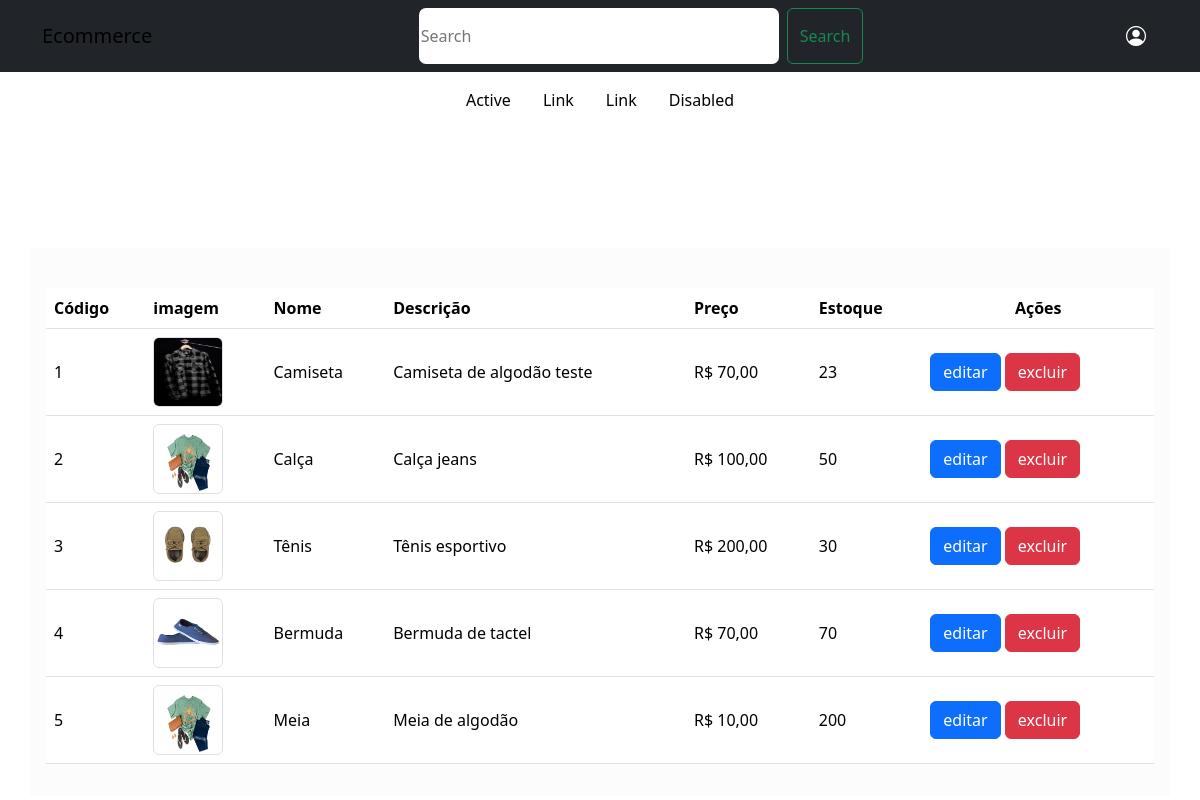
Screenshot of /produtos (signed in) with the database file from the repository.
### tables this page shows
CREATE TABLE tb_produto
    (
        id INTEGER PRIMARY KEY AUTOINCREMENT,
        nome TEXT NOT NULL,
        descricao TEXT,
        preco REAL NOT NULL,
        quantidade INTEGER NOT NULL,
        imagem_path TEXT
    );

### src/controllers/ListagemProdutoController.php (called while the page is built, shortened)
<?php
class ListagemProdutoController {
    public static function view(){
        $produto = new ProdutoModel();
        return require_once "../views/produtos.php";
    }
}

### config/conexao.php (called while the page is built, shortened)
<?php
class Conexao{
    public function getConexao(){
        $banco  = "../db_ecommerce.sqlite";
        return new PDO("sqlite:".$banco);
    }
}
$con = new Conexao();
$con->getConexao()->exec(
    "CREATE TABLE IF NOT EXISTS tb_produto
    (
        id INTEGER PRIMARY KEY AUTOINCREMENT,
        nome TEXT NOT NULL,
        descricao TEXT,
        preco REAL NOT NULL,
        quantidade INTEGER NOT NULL,
        imagem_path TEXT
    );"
);
$columns = $con->getConexao()->query("PRAGMA table_info(tb_produto);")->fetchAll(PDO::FETCH_ASSOC);
$result = $con->getConexao()->query("SELECT * FROM tb_produto;")->fetchAll(PDO::FETCH_ASSOC);

### src/models/ProdutoModel.php (called while the page is built, shortened)
<?php
class ProdutoModel extends Conexao {
    private $table = "tb_produto";
    public function getAllProdutos(): array {
        $array = $this->getConexao()->query("SELECT * FROM {$this->table};");
        return $array->fetchAll(PDO::FETCH_ASSOC);
    }
}

### views/produtos/produtos.php (the view)
<!DOCTYPE html>
<?php require_once "head.php"; ?>
<body class="">
    <?php require_once "nav.php"; ?>
    <br>
    <br>
    <br>
    <br>
    <br>
    <div class="container bg-light-subtle p-3">
        <table class="table align-middle table-responsive  mt-4">
            <thead class="align-middle" width="100%">
                <tr>
                    <th scope="col">Código</th>
                    <th scope="col">imagem</th>
                    <th scope="col">Nome</th>
                    <th scope="col">Descrição</th>
                    <th scope="col">Preço</th>
                    <th scope="col">Estoque</th>
                    <th class="text-center" scope="col">Ações</th>
                </tr>
            </thead>
            <tbody class="align-middle">
                <?php foreach ($produto->getAllProdutos() as $produto): ?>
                    <tr>
                        <td class=""><?= $produto['id'] ?></td>
                        <td class=""><img class="object-fit-xxl-contain border rounded " src="/img/uploads/<?= $produto['imagem_path'] ?>" width="70px" height="70px"></td>
                        <td class=""><?= $produto['nome'] ?></td>
                        <td><?= $produto['descricao']  ?></td>
                        <td class="">R$ <?= number_format($produto['preco'], 2, ",", ".") ?></td>
                        <td class=""><?= $produto['quantidade'] ?></td>
                        <td>
                            <a  class="btn btn-primary" href="/editar-produto?id=<?= $produto['id'] ?>">editar</a>
                            <a  class="btn btn-danger" href="/excluir-produto?id=<?= $produto['id'] ?>">excluir</a>
                        </td>
                    </tr>
                <?php endforeach; ?>
            </tbody>
        </table>
    </div>
</body>
</html>

### public/index.php (shortened to what this page needs)
<?php
$pathInfo = $_SERVER['PATH_INFO'] ?? '/';
switch ($pathInfo){
    case '/produtos':
        ListagemProdutoController::view();
    break;
}

### views/cabecalho/head.php (shortened to what this page needs)
<html lang="pt-br">
<head>
    <link href="https://cdn.jsdelivr.net/npm/bootstrap@5.3.3/dist/css/bootstrap.min.css" rel="stylesheet">
        <link rel="stylesheet" href="https://cdn.jsdelivr.net/npm/bootstrap-icons@1.11.3/font/bootstrap-icons.min.css">
    <link href="https://getbootstrap.com/docs/5.3/assets/css/docs.css" rel="stylesheet">
</head>
</head>

### views/cabecalho/nav.php (shortened to what this page needs)
<nav class="navbar bg-dark">
  <div class="container">
    <a class="navbar-brand" href="#">Ecommerce</a>
    <form class="d-flex" action="/produtos" method="POST" role="search">
        <input class=" me-2 " style="width: 30vw; height:7vh; border-radius: 7px; border: none; outline:none;" type="search" placeholder="Search" aria-label="Search">
        <button class="btn btn-outline-success" type="submit">Search</button>
    </form>
    <button style="border: none;" class="navbar-toggler text-white " type="button" data-bs-toggle="offcanvas" data-bs-target="#offcanvasNavbar" aria-controls="offcanvasNavbar" aria-label="Toggle navigation">
      <span class="bi bi-person-circle"></span>
    </button>
  </div>
</nav>
<ul class="nav justify-content-center p-2">
  <li class="nav-item">
    <a class="nav-link text-black"href="#">Active</a>
  </li>
  <li class="nav-item">
    <a class="nav-link text-black"   href="#">Link</a>
  </li>
  <li class="nav-item">
    <a class="nav-link text-black"  href="#">Link</a>
  </li>
  <li class="nav-item">
    <a class="nav-link text-black" aria-disabled="false">Disabled</a>
  </li>
</ul>

### rows the page displays
tb_produto: id "1", imagem_path (picture), nome "Camiseta", descricao "Camiseta de algodão teste", preco "70,00", quantidade "23"
tb_produto: id "2", imagem_path (picture), nome "Calça", descricao "Calça jeans", preco "100,00", quantidade "50"
tb_produto: id "3", imagem_path (picture), nome "Tênis", descricao "Tênis esportivo", preco "200,00", quantidade "30"
tb_produto: id "4", imagem_path (picture), nome "Bermuda", descricao "Bermuda de tactel", preco "70,00", quantidade "70"
tb_produto: id "5", imagem_path (picture), nome "Meia", descricao "Meia de algodão", preco "10,00", quantidade "200"
